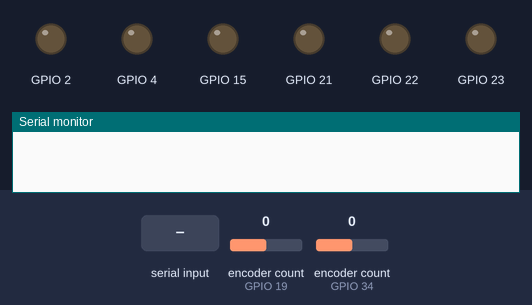
This program was run on a simulated ESP32. Shown: output pins drawn as LEDs (lit = HIGH), the last lines printed to the serial monitor. The test bench sets the inputs (shaded band); at power-on: encoder count (sensors on GPIO 19, GPIO 34) 0.

Above: at 1.2 s.
1.3 s: "o 90\n" received over Serial
At 2.1 s:
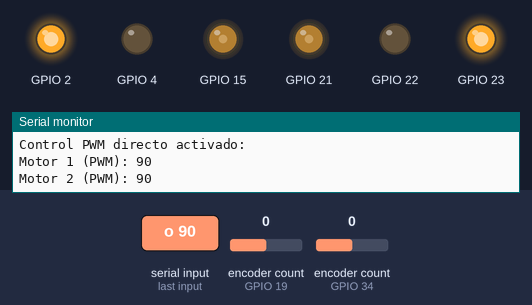
3.8 s: "o  45\n" received over Serial
At 4.2 s:
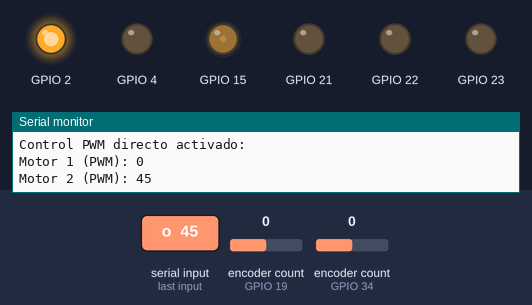
6.3 s: "m 90\n" received over Serial
At 7.1 s:
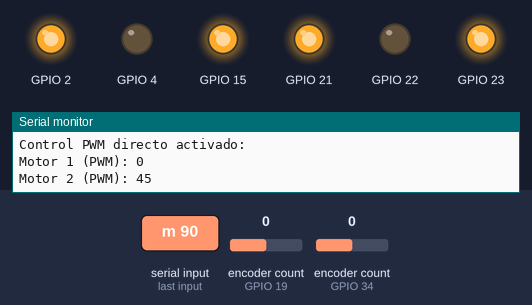
Timing chart, 0 to 9.3 s (numbered marks = the images above; inputs shaded):
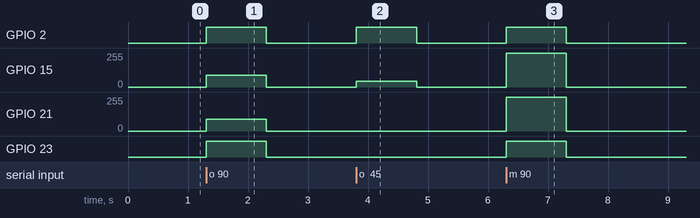

Measured:
- after the input at 1.3 s, GPIO 2, GPIO 23: LOW → HIGH at once, → LOW 1.0 s later; GPIO 15, GPIO 21: 0/255 → 90/255 at once, → 0/255 1.0 s later
- after the input at 3.8 s, GPIO 2: LOW → HIGH at once, → LOW 1.0 s later; GPIO 15: 0/255 → 45/255 at once, → 0/255 1.0 s later
- after the input at 6.3 s, GPIO 2, GPIO 23: LOW → HIGH at once, → LOW 1.0 s later; GPIO 15, GPIO 21: 0/255 → 255/255 at once, → 0/255 1.0 s later

The program:

main.cpp
```cpp
#include <MotorControlPIDV1.cpp>
// Instanciar motores
//Motor(int enable, int in1, int in2, int encoderA, int encoderB, float kp, float ki, float kd, unsigned long muestreo)
Motor motor3(21, 23, 22, 19, 18, 0.1, 0.15, 0.08, 10);
Motor motor4(15, 2, 4, 34, 35, 0.1, 0.15, 0.08, 10);

String inputCommand = "";  // Variable para almacenar el comando recibido
void processCommand(String command);
bool usarPID = true;  // Variable para controlar si se usa PID o no
unsigned long lastCommandTime = 0;  // Variable para almacenar el tiempo del último comando recibido
const unsigned long timeout = 1000; // Tiempo de espera (1 segundo)

void setup() {
  Serial.begin(115200);

  // Inicializar motores
  motor3.inicializar();
  motor4.inicializar();

  // Imprimir mensaje inicial
 // Serial.println("Sistema de comandos iniciado. Ingrese comandos.");
}

void loop() {
  // Verificar si hay datos disponibles en el Serial
  if (Serial.available() > 0) {
    char receivedChar = Serial.read();  // Leer el carácter entrante
    inputCommand += receivedChar;       // Agregar carácter al comando actual

    // Procesar el comando al recibir un salto de línea (fin de comando)
    if (receivedChar == '\n') {
      inputCommand.trim();  // Eliminar espacios en blanco y caracteres no visibles
      processCommand(inputCommand);  // Procesar el comando
      inputCommand = "";  // Limpiar la variable del comando para recibir el siguiente
      lastCommandTime = millis();  // Actualizar el tiempo del último comando recibido
    }
  }

  // Actualizar los motores en el loop principal, solo si se está usando PID
  if (usarPID) {
    motor3.actualizar();
    motor4.actualizar();
  }

  // Verificar si ha pasado el tiempo de espera sin recibir comandos
  if (millis() - lastCommandTime > timeout) {
    // Detener los motores y deshabilitar el controlador
    motor3.controlarMotor(0);
    motor4.controlarMotor(0);
    motor3.desactivarMotor();
    motor4.desactivarMotor();
    usarPID = false;
  }
}

void processCommand(String command) {
  if (command.startsWith("m ")) {
    // Comando para configurar velocidades de los motores usando PID
    command.remove(0, 2);  // Eliminar el prefijo "m "

    // Dividir los valores de velocidad
    int spaceIndex = command.indexOf(' ');
    String velocidadMotor1 = command.substring(0, spaceIndex);
    String velocidadMotor2 = command.substring(spaceIndex + 1);

    // Convertir a float
    float velMotor1RPS = velocidadMotor1.toFloat();
    float velMotor2RPS = velocidadMotor2.toFloat();

    // Configurar las velocidades de los motores usando PID
    motor3.setReferenciaVelocidadRPS(velMotor1RPS);
    motor4.setReferenciaVelocidadRPS(velMotor2RPS);

    usarPID = true;  // Asegurarse de que el PID esté activado
    //Serial.println("Velocidades establecidas (PID activado):");
    //Serial.print("Motor 1 (RPS): ");
    //Serial.println(velMotor1RPS);
    //Serial.print("Motor 2 (RPS): ");
    //Serial.println(velMotor2RPS);
          // Si se envía m 0 0, detener los motores
    if (velMotor1RPS == 0 && velMotor2RPS == 0) {
          motor3.controlarMotor(0);
          motor4.controlarMotor(0);
          usarPID = false;
          motor3.desactivarMotor();
          motor4.desactivarMotor();
          //Serial.println("Motores detenidos.");
     }
  }
  else if (command.startsWith("o ")) {
    // Comando para configurar PWM de los motores directamente (sin PID)
    command.remove(0, 2);  // Eliminar el prefijo "o "

    // Dividir los valores de PWM
    int spaceIndex = command.indexOf(' ');
    String pwmMotor1 = command.substring(0, spaceIndex);
    String pwmMotor2 = command.substring(spaceIndex + 1);

    // Convertir a entero
    int pwmMotor1Value = pwmMotor1.toInt();
    int pwmMotor2Value = pwmMotor2.toInt();

    // Controlar los motores directamente con PWM (sin PID)
    motor3.controlarMotor(pwmMotor1Value);
    motor4.controlarMotor(pwmMotor2Value);

    usarPID = false;  // Desactivar el uso de PID
    Serial.println("Control PWM directo activado:");
    Serial.print("Motor 1 (PWM): ");
    Serial.println(pwmMotor1Value);
    Serial.print("Motor 2 (PWM): ");
    Serial.println(pwmMotor2Value);
  }
  else if (command == "b") {
    // Comando para devolver el baudrate
    Serial.print("Baudrate actual: ");
    Serial.println(Serial.baudRate());
  }
  else if (command == "e") {
    // Comando para devolver los valores de los encoders
    Serial.print(motor3.leerEncoder());
    Serial.print(",");
    Serial.println(motor4.leerEncoder());
  }
  else if (command == "r") {
    // Comando para resetear los encoders
    motor3.inicializar();  // Esto reinicia el encoder del motor 1
    motor4.inicializar();  // Esto reinicia el encoder del motor 2
    //Serial.println("Encoders reiniciados.");
  }
  else {
    // Comando inválido
    Serial.println("Comando inválido.");
  }
}
```

MotorControlPIDV1.cpp
```cpp
#include <Arduino.h>
#include <ESP32Encoder.h>

class Motor {
  private:
    int pinEnable;
    int pinIN1;
    int pinIN2;
    int pinEncoderA;
    int pinEncoderB;
    float kp, ki, kd;
    float referenciaVelocidad;
    float errorActual, errorPrevio, sumaErrores, derivadaError;
    unsigned long tiempoPrevio;
    unsigned long intervaloMuestreo;
    ESP32Encoder encoder;
    long posicionEncoder;
    float velocidadActual;
    const float pulsosPorRevolucion = 4320.0*2; // Pulsos del encoder por revolución
    float valorPWM; // Nueva variable para almacenar el valor actual del PWM
    float ajuste = 1;
  public:
    Motor(int enable, int in1, int in2, int encoderA, int encoderB, float kp, float ki, float kd, unsigned long muestreo)
      : pinEnable(enable), pinIN1(in1), pinIN2(in2), pinEncoderA(encoderA), pinEncoderB(encoderB), kp(kp), ki(ki), kd(kd),
        intervaloMuestreo(muestreo), errorActual(0), errorPrevio(0), sumaErrores(0), derivadaError(0), referenciaVelocidad(0),
        tiempoPrevio(0), posicionEncoder(0), velocidadActual(0), valorPWM(0) {
    }

    void inicializar() {
      // Configuración de los pines de motor
      pinMode(pinEnable, OUTPUT);
      pinMode(pinIN1, OUTPUT);
      pinMode(pinIN2, OUTPUT);

      // Configuración del encoder
      encoder.attachHalfQuad(pinEncoderA, pinEncoderB);
      encoder.clearCount();

      // Inicializar tiempo
      tiempoPrevio = millis();
    }

    // Configuración de velocidad por ticks por segundo
    void setReferenciaVelocidad(float referencia) {
      referenciaVelocidad = referencia;
    }

    // Configuración de velocidad por RPS (Revoluciones por segundo)
    void setReferenciaVelocidadRPS(float rps) {
      referenciaVelocidad = (rps * pulsosPorRevolucion)/ajuste; // Convertir RPS a ticks por segundo
    }

    // Configuración de velocidad por RPM (Revoluciones por minuto)
    void setReferenciaVelocidadRPM(float rpm) {
      float rps = rpm / 60.0;  // Convertir RPM a RPS
      referenciaVelocidad = (rps * pulsosPorRevolucion)/ajuste; // Convertir RPS a ticks por segundo
    }

    void actualizar() {
      // Controlar la velocidad de muestreo
      unsigned long tiempoActual = millis();
      if (tiempoActual - tiempoPrevio >= intervaloMuestreo) {
        long posicionAnterior = posicionEncoder;
        posicionEncoder = leerEncoder();

        velocidadActual = calcularVelocidad(posicionEncoder, posicionAnterior, tiempoPrevio);
        tiempoPrevio = tiempoActual;

        valorPWM = calcularPID(referenciaVelocidad, velocidadActual); // Guardar el valor del PWM
        controlarMotor(valorPWM);
      }
    }

    long leerEncoder() {
      return encoder.getCount();
    }

    float calcularVelocidad(long posicionActual, long posicionAnterior, unsigned long tiempoAnterior) {
      long deltaPosicion = posicionActual - posicionAnterior;
      unsigned long deltaTiempo = millis() - tiempoAnterior;
      float velocidad = (deltaPosicion / (float)deltaTiempo) * 1000;
      return velocidad;
    }

    float calcularPID(float referencia, float actual) {
      errorActual = referencia - actual;
      sumaErrores += errorActual;
      derivadaError = errorActual - errorPrevio;

      float salida = (kp * errorActual) + (ki * sumaErrores) + (kd * derivadaError);
      errorPrevio = errorActual;

      if (salida > 255) salida = 255;
      if (salida < -255) salida = -255;

      return salida;
    }

    void controlarMotor(float valorPID) {
      if (valorPID > 0) {
        digitalWrite(pinIN1, HIGH);
        digitalWrite(pinIN2, LOW);
        analogWrite(pinEnable, abs(valorPID));
      } else if (valorPID < 0) {
        digitalWrite(pinIN1, LOW);
        digitalWrite(pinIN2, HIGH);
        analogWrite(pinEnable, abs(valorPID));
      } else {
        analogWrite(pinEnable, 0);
      }
    }

    // Nueva función para desactivar el motor (desactivar el enable del L298N)
    void desactivarMotor() {
      analogWrite(pinEnable, 0); // Poner el PWM a 0
      digitalWrite(pinIN1, LOW); // Apagar las entradas del motor
      digitalWrite(pinIN2, LOW); // Apagar las entradas del motor
    }

    // Obtener la velocidad en ticks por segundo
    float getVelocidadTicksPorSegundo() {
      return velocidadActual;
    }

    // Obtener la velocidad en RPS (Revoluciones por segundo)
    float getVelocidadRPS() {
      return (velocidadActual / pulsosPorRevolucion);
    }

    // Obtener la velocidad en RPM (Revoluciones por minuto)
    float getVelocidadRPM() {
      return ((velocidadActual / pulsosPorRevolucion) * 60.0);
    }

    // Obtener el valor actual del PWM
    float getValorPWM() {
      return valorPWM;
    }
};

/* Modificaciones realizadas:
1. Se agregó la función `desactivarMotor()` para desactivar el enable del controlador L298N y poner a LOW las entradas del motor.
   - Esta función se utiliza para desactivar completamente el motor cuando no se reciben comandos.
*/
```
